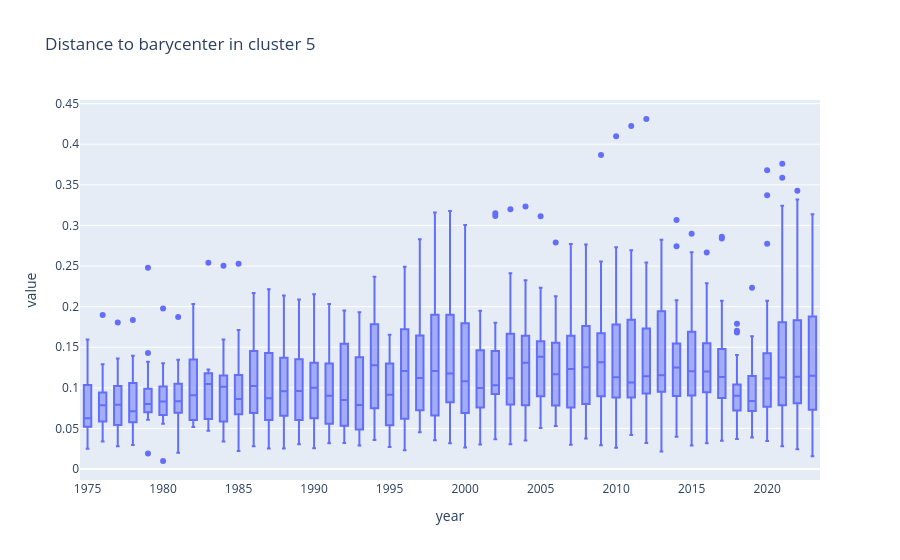

This figure's notebook cell:
### Code cell
df_plot = df_dist_country_cluster.query("(cluster_dist == @cluster) and (in_cluster == 1)")
px.box(df_plot, x="year", y="value", title=f"Distance to barycenter in cluster {cluster}", hover_name="country")

### Figure 1 — Plotly figure (JSON) as saved in the notebook; plotly's stock layout.template omitted (floating-point values rounded to 4 significant figures; data arrays with more than 128 entries replaced by an {"elided": "..."} marker saying what was removed)
{"data": [{"alignmentgroup": "True", "hovertemplate": "<b>%{hovertext}</b><br><br>year=%{x}<br>value=%{y}<extra></extra>", "hovertext": {"elided": "1183 str values"}, "legendgroup": "", "marker": {"color": "#636efa"}, "name": "", "notched": false, "offsetgroup": "", "orientation": "v", "showlegend": false, "type": "box", "x": {"elided": "1183 int values"}, "x0": " ", "xaxis": "x", "y": {"elided": "1183 float values"}, "y0": " ", "yaxis": "y"}], "layout": {"boxmode": "group", "legend": {"tracegroupgap": 0}, "title": {"text": "Distance to barycenter in cluster 5"}, "xaxis": {"anchor": "y", "domain": [0, 1], "title": {"text": "year"}}, "yaxis": {"anchor": "x", "domain": [0, 1], "title": {"text": "value"}}}}
